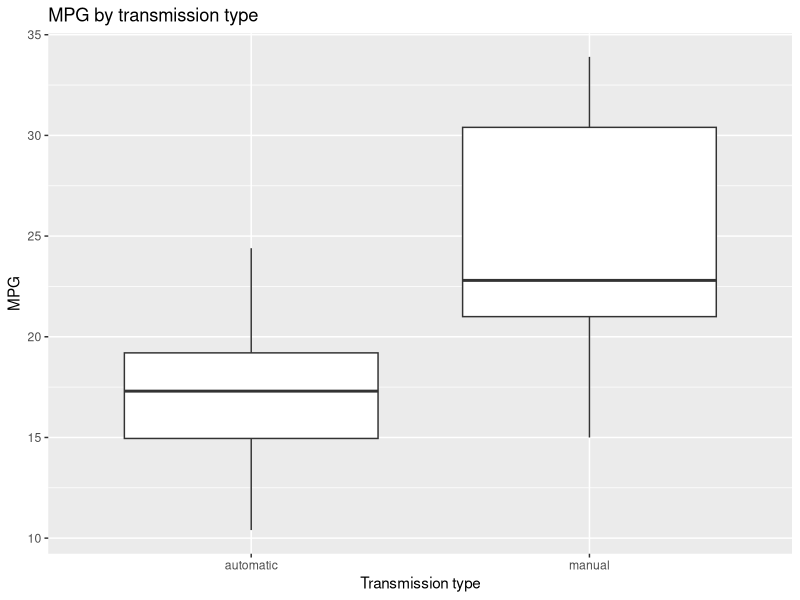

This chart was generated by the following R code:
## ---- chunk 1
library(knitr) # package load has to be included, otherwise, knitr returns error
options(width = 100)
opts_chunk$set(message = F, error = F, warning = F, comment = NA, fig.align = 'center', dpi = 100, tidy = F, cache.path = '.cache/', fig.path = 'fig/')

options(xtable.type = 'html')
knit_hooks$set(inline = function(x) {
  if(is.numeric(x)) {
    round(x, getOption('digits'))
  } else {
    paste(as.character(x), collapse = ', ')
  }
})
# not sure what the purpose of the chunk below is
# knit_hooks$set(plot = knitr:::hook_plot_html)
runif(1)
## ---- chunk 2
library(dplyr, warn.conflicts = FALSE)
mtcars <- mtcars %>%
mutate(am = factor(am, levels = c(0,1), labels = c("automatic", "manual")))
## ---- chunk 3
library(ggplot2)
p <- ggplot(mtcars, aes(factor(am), mpg))
p <- p + geom_boxplot()
p <- p + ggtitle("MPG by transmission type") + xlab("Transmission type") + ylab("MPG")
p
